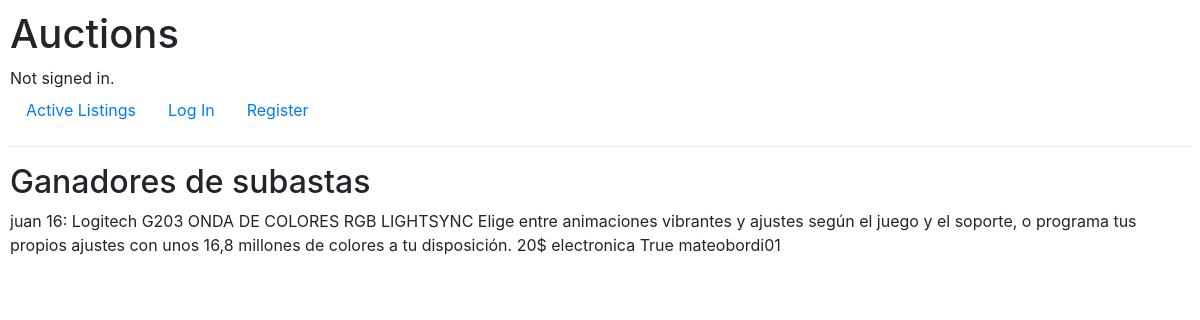
/ganadores, run on an earlier commit of the app's database.
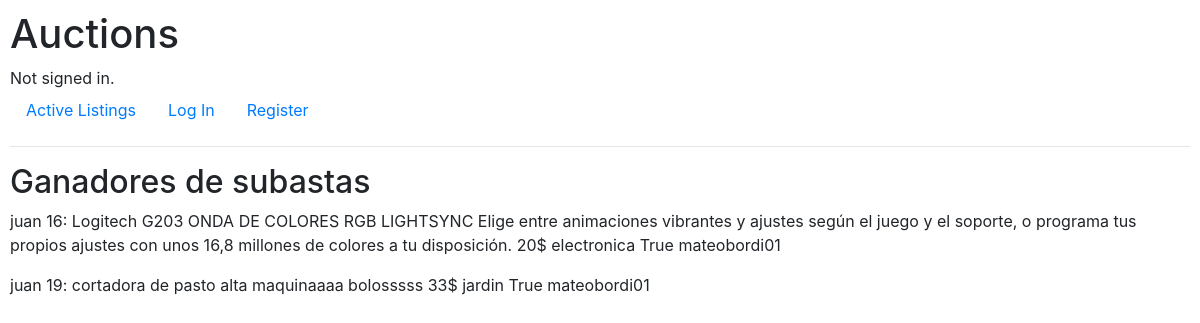
And on a later commit of the database.
### auctions/models.py (models this page shows)
class Ganadores(models.Model):
    usuario_id = models.ForeignKey(User, on_delete=models.CASCADE)
    producto_id = models.ForeignKey('Producto', on_delete=models.CASCADE)

class User(AbstractUser):
    pass

class Producto(models.Model):
    titulo = models.CharField(max_length=64)
    descripcion = models.CharField(max_length=512)
    precioinicial = models.IntegerField()
    precioactual = models.IntegerField(default="0")
    imagenurl = models.CharField(max_length=100000)
    categoria = models.CharField(max_length=64)
    vendido = models.BooleanField(default=False)
    vendedor = models.ForeignKey(User, on_delete=models.SET_NULL, null=True, default=None)
    precioactual = models.IntegerField(default=0)
    def __str__(self):
        return f"{self.id}: {self.titulo} {self.descripcion} {self.precioinicial}$  {self.categoria} {self.vendido} {self.vendedor}"

### auctions/views.py (the view)
# urls.py: path("ganadores", views.ganadores, name="ganadores" ),
def ganadores(request):
    ganadores = Ganadores.objects.all()
    return render(request, "auctions/ganadores.html",{
        "ganadores": ganadores
    })

### auctions/templates/auctions/ganadores.html (shortened to what this page needs)
{% extends "auctions/layout.html" %}
{% block body %}
    <h2>Ganadores de subastas</h2>
    {% for ganador in ganadores%}
        <p>{{ganador.usuario_id}}  {{ganador.producto_id}} </p>
    {% empty %}
        <p> no hay ganadores todavia</p>
    {% endfor %}
{% endblock %}

### auctions/templates/auctions/layout.html (shortened to what this page needs)
{% load static %}
<!DOCTYPE html>
<html lang="es">
    <head>
        <link rel="stylesheet" href="https://stackpath.bootstrapcdn.com/bootstrap/4.4.1/css/bootstrap.min.css">
        <link href="{% static 'auctions/styles.css' %}" rel="stylesheet" type="text/css">
    </head>
    <body>
        <h1>Auctions</h1>
        <div>
            {% if user.is_authenticated %}
                Signed in as <strong>{{ user.username }}</strong>.
            {% else %}
                Not signed in.
            {% endif %}
        </div>
        <ul class="nav">
            <li class="nav-item">
                <a class="nav-link" href="{% url 'index' %}">Active Listings</a>
            </li>
            {% if user.is_authenticated %}
                <li class="nav-item">
                    <a class="nav-link" href="{% url 'ganadores'%}">ganadores</a>
                    <a class="nav-link" href="{% url 'logout' %}">Log Out</a>
                    <a class="nav-link" href="{% url 'lista_seguimiento' %}">lista seguimiento</a>
                    <a class="nav-link" href="{% url 'categorias' %}" > Categorias</a>
                </li>
            {% else %}
                <li class="nav-item">
                    <a class="nav-link" href="{% url 'login' %}">Log In</a>
                </li>
                <li class="nav-item">
                    <a class="nav-link" href="{% url 'register' %}">Register</a>
                </li>
            {% endif %}
        </ul>
        <hr>
        {% block body %}
        {% endblock %}
    </body>
</html>

### auctions/static/auctions/styles.css (style rules this page uses)
body { padding: 10px; }

What changed in the data, as far as the page shows it:
added Ganadores: usuario_id "juan", producto_id "19: cortadora de pasto alta maquinaaaa bolosssss 33$ jardin True mateobordi01"
